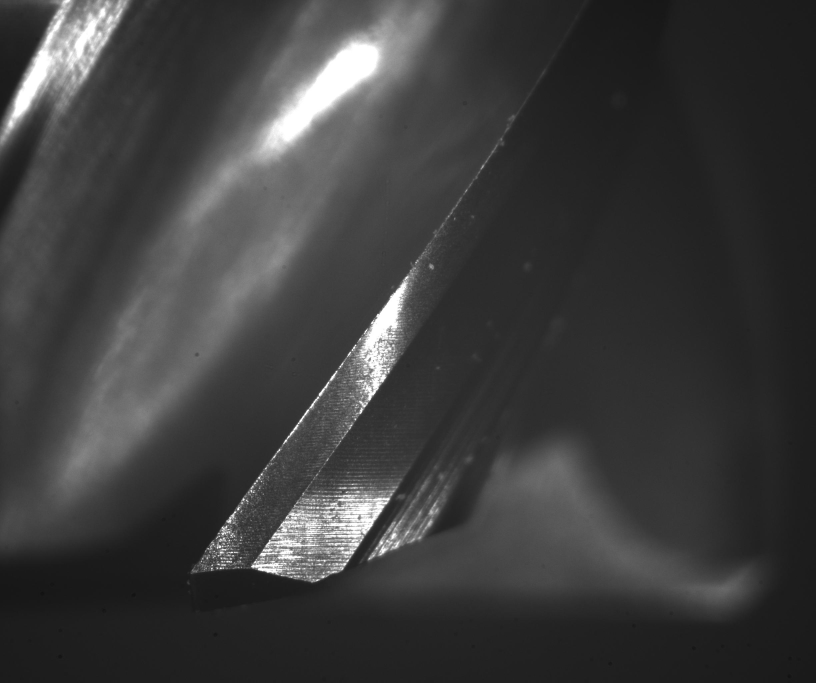
#> input picture images/raw_images/image0002687.jpg, 2448 x 2048 px (shown at 1/3 size); its folder holds only this picture in this run
$ jupyter execute 02-Data_preprocessing.ipynb
#> lines starting #> are read from the running program, lines starting #| are printed output that depends on the picture
# 1. Data Preparation
Before starting to train the model, some steps need to be done.

# 1.1. ROI Extraction
The images are large in size (above 2000 x 2000 pixels), so it is better to extract the area that is important to us by using a cropping function. This cropping process should be applied to both the image and the respective masks.

<div style="text-align: center;">

</div>

* TASK:

[cell 1]
import cv2
import os
from pathlib import Path
from PIL import Image

# Input and output directories
raw_imgs = Path("../images/raw_images").glob("*.jpg")
raw_labels = Path("../images/raw_labels").glob("*.png")
cropped_img_dir = Path("../images/") / "cropped_images"
cropped_label_dir = Path("../images/") / "cropped_labels"
cropped_img_dir.mkdir(exist_ok=True)
cropped_label_dir.mkdir(exist_ok=True)

def crop_imgs(input_imgs, output_dir) -> None:
   for img_path in input_imgs:
      #crop the center section ~> 1400W * 1840H
      with Image.open(img_path) as img:
#> img is the input picture: PIL image 2448x2048 RGB; min 16, max 255, mean 61.4
         width, height = img.size
#> width = 2448; height = 2048
         left = (width - 1400) // 2
#> left = 524
         top = (height - 1840) // 2
#> top = 104
         right = left + 1400
#> right = 1924
         bottom = top + 1840
#> bottom = 1944
         cropped = img.crop((left, top, right, bottom))
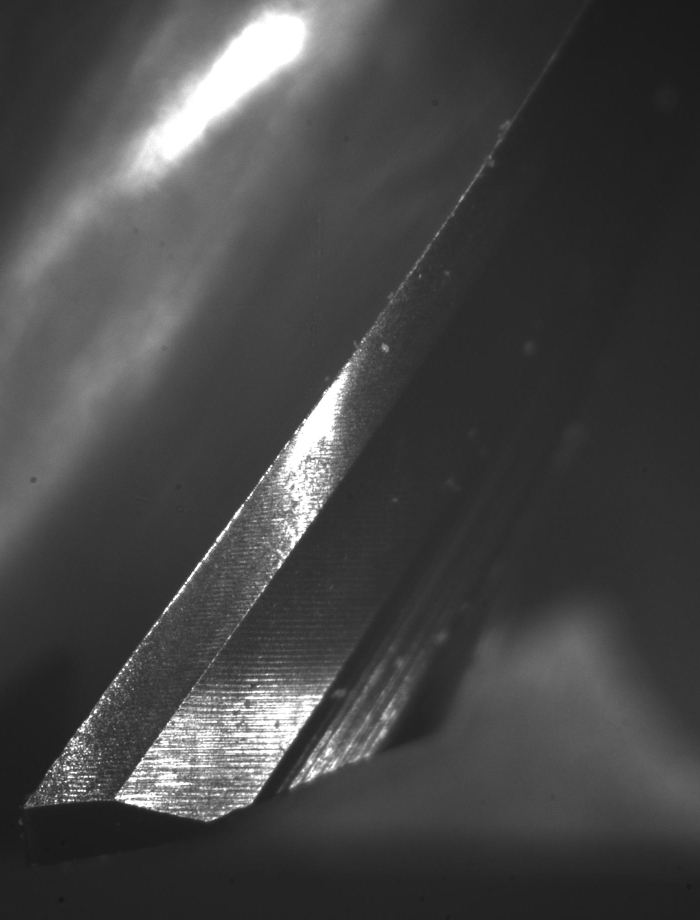
#> cropped: PIL image 1400x1840 RGB (shown at 1/2 size); min 21, max 255, mean 70.7
         cropped.save(output_dir / img_path.name)
   return

crop_imgs(raw_imgs, cropped_img_dir)
crop_imgs(raw_labels, cropped_label_dir)

# 1.2. Image Format Converting
It is recommended to convert the format of both the image and mask to TIFF format, which is suitable for the recommended Convolutional Neural Network (CNN) model.

* TASK:

[cell 2]
### Code
##ConTif
cropped_imgs = Path("../images/cropped_images").glob("*.jpg")
cropped_labels = Path("../images/cropped_labels").glob("*.png")
tif_img_dir = Path("../images/") / "tif_images"
tif_label_dir = Path("../images/") / "tif_labels"
tif_img_dir.mkdir(exist_ok=True)
tif_label_dir.mkdir(exist_ok=True)

def convert_imgs_to_tif(input_imgs, output_dir) -> None:
    for img_path in input_imgs:
        # Convert it to Tif
        with Image.open(img_path) as img:
#> img: PIL image 1400x1840 RGB
            tif_name = img_path.stem + ".tif"
            img.save(output_dir / tif_name, format="TIFF")
    return

convert_imgs_to_tif(cropped_imgs, tif_img_dir)
convert_imgs_to_tif(cropped_labels, tif_label_dir)


$ run again, on images/raw_images/image0002831.jpg
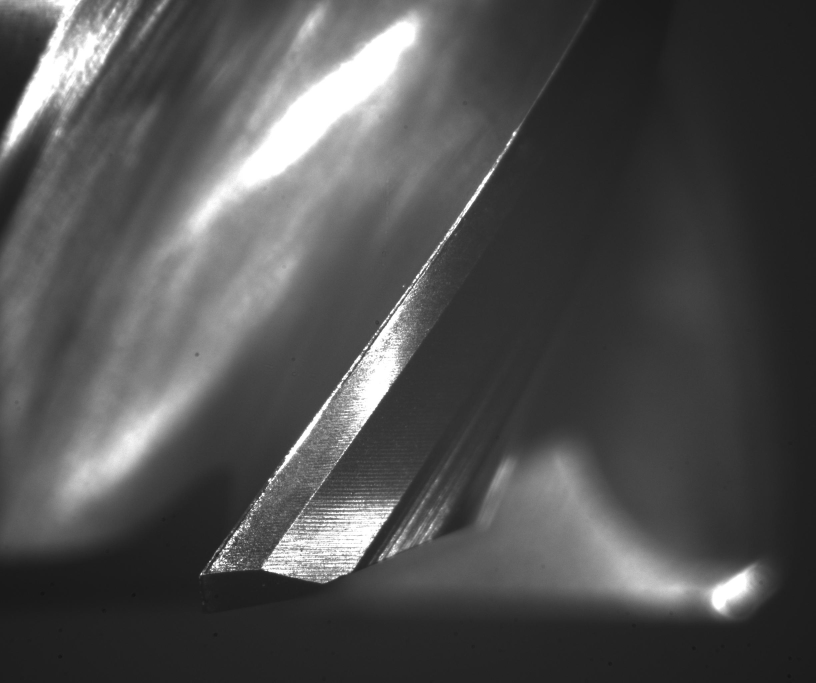
#> input picture images/raw_images/image0002831.jpg, 2448 x 2048 px (shown at 1/3 size)
#> in crop_imgs, img is the input picture: PIL image 2448x2048 RGB; min 18, max 255, mean 80.2
#> in crop_imgs, `cropped = img.crop((left, top, right, bottom))`:
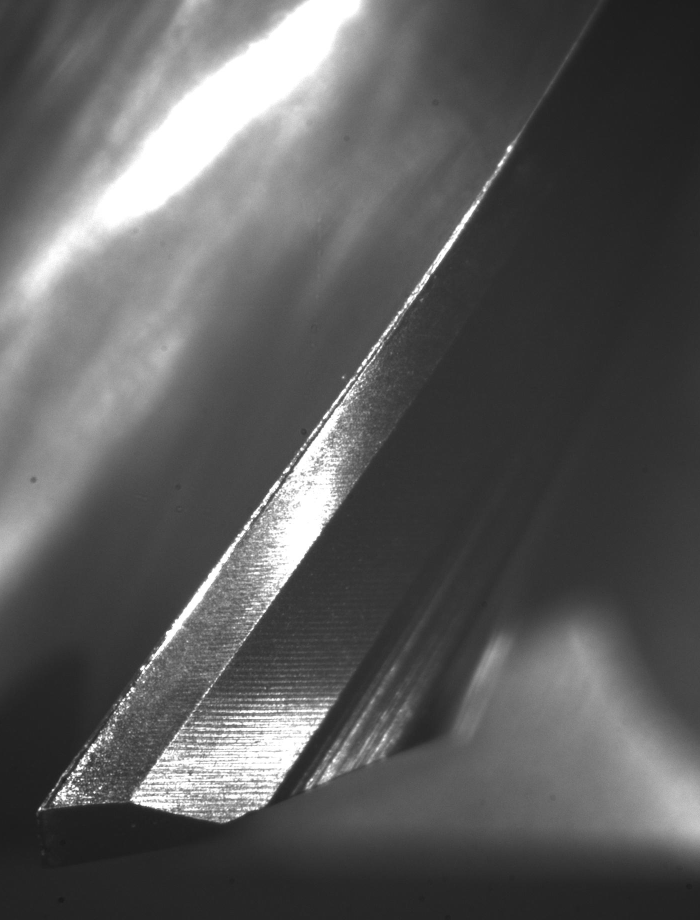
#> cropped: PIL image 1400x1840 RGB (shown at 1/2 size); min 23, max 255, mean 91.8
#> img: PIL image 1400x1840 RGB
